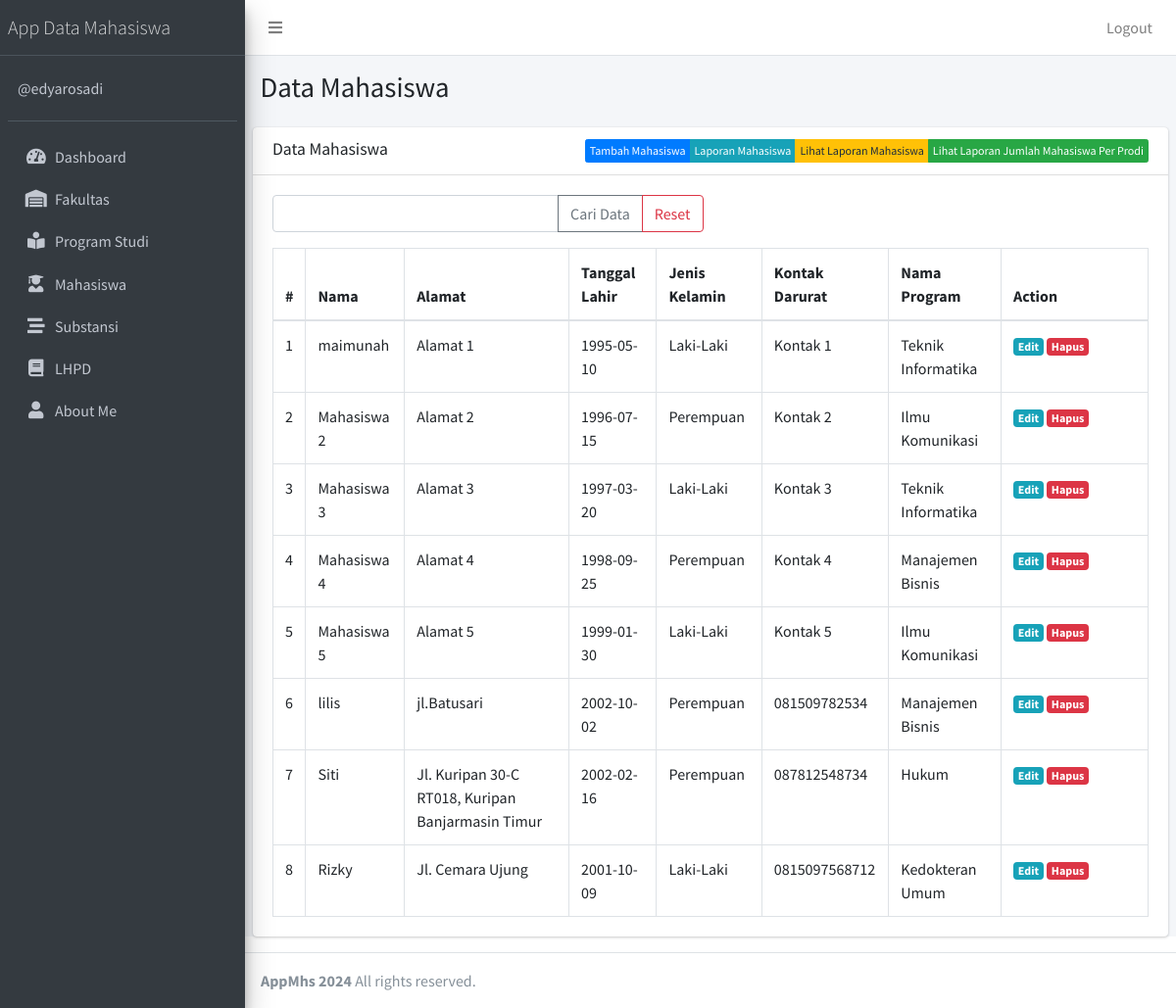
Before: /mahasiswa (signed in) with the older database file.
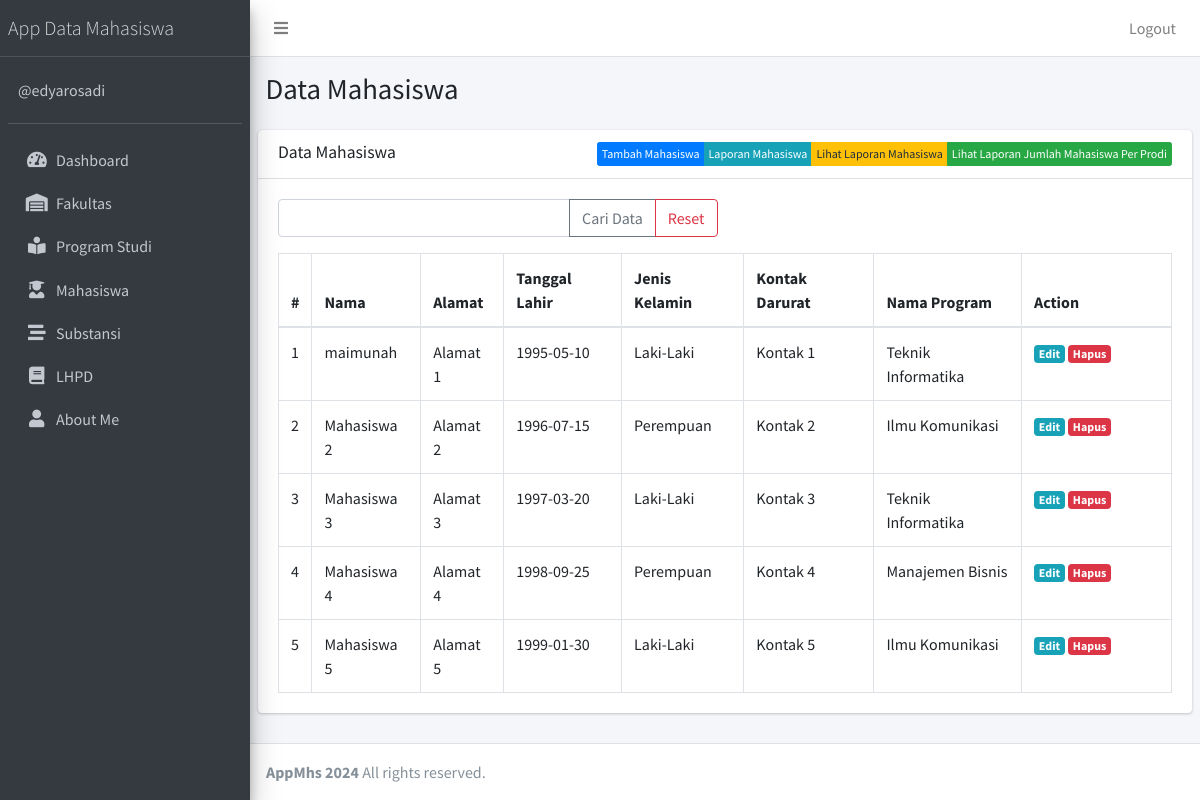
After: the same page with the newer database file.
### tables this page shows
CREATE TABLE `mahasiswa` (
  `MahasiswaID` int NOT NULL,
  `Nama` varchar(100) NOT NULL,
  `Alamat` varchar(255) DEFAULT NULL,
  `TanggalLahir` date DEFAULT NULL,
  `JenisKelamin` varchar(10) DEFAULT NULL,
  `KontakDarurat` varchar(50) DEFAULT NULL,
  `ProgramStudiID` int DEFAULT NULL
);

CREATE TABLE `programstudi` (
  `ProgramStudiID` int NOT NULL,
  `NamaProgram` varchar(100) NOT NULL,
  `FakultasID` int DEFAULT NULL
);

### app/core/Controller.php (called while the page is built, shortened)
<?php
class Controller
{
    public function view($view, $data = [])
    {
        require_once '../app/views/' . $view . '.php';
    }
    public function model($model)
    {
        return new $model;
    }
}

### app/controllers/Mahasiswa.php (called while the page is built, shortened)
<?php
class Mahasiswa extends Controller
{
    public function index()
    {
        $data['title'] = 'Data Mahasiswa';
        $data['mahasiswa'] = $this->model('MahasiswaModel')->getAllMahasiswa();
        $this->view('mahasiswa/index', $data);
    }
}

### app/core/App.php (called while the page is built, shortened)
<?php
class App
{
    protected $method = 'index';
    protected $params = [];
    public function __construct()
    {
        $this->controller = new $this->controller;
        call_user_func_array([$this->controller, $this->method], $this->params);
    }
}

### public/index.php (called while the page is built, shortened)
<?php
$app = new App;

### app/core/Database.php (called while the page is built, shortened)
<?php
class Database
{
    private $host = DB_HOST;
    private $user = DB_USER;
    private $pass = DB_PASS;
    private $dbnm = DB_NAME;
    private $dbh;
    private $stmt;
    public function __construct()
    {
        $dsn = 'mysql:host=' . $this->host . ';dbname=' . $this->dbnm;
        $option = [
            PDO::ATTR_PERSISTENT => true,
            PDO::ATTR_ERRMODE => PDO::ERRMODE_EXCEPTION
        ];
        try {
            $this->dbh = new PDO($dsn, $this->user, $this->pass, $option);
        } catch (PDOException $e) {
            die($e->getMessage());
        }
    }
    public function query($query)
    {
        $this->stmt = $this->dbh->prepare($query);
    }
    public function execute()
    {
        $this->stmt->execute();
    }
    public function resultSet()
    {
        $this->execute();
        return $this->stmt->fetchAll(PDO::FETCH_ASSOC);
    }
}

### app/models/MahasiswaModel.php (called while the page is built, shortened)
<?php
class MahasiswaModel
{
    private $table = 'mahasiswa';
    private $db;
    public function __construct()
    {
        $this->db = new Database;
    }
    public function getAllMahasiswa()
    {
        $this->db->query('SELECT mahasiswa.*, programstudi.NamaProgram FROM ' . $this->table . ' JOIN programstudi ON programstudi.ProgramStudiID = mahasiswa.ProgramStudiID');
        return $this->db->resultSet();
    }
}

### app/views/mahasiswa/index.php (the view, shortened to what the changed rows need)
<div class="content-wrapper">
    <section class="content-header">
        <div class="container-fluid">
            <div class="row mb-2">
                <div class="col-sm-6">
                    <h1><?= $data['title']; ?></h1>
                </div>
            </div>
        </div>
    </section>
    <section class="content">
        <div class="card">
            <div class="card-body">
                <table class="table table-bordered">
                    <thead>
                        <tr>
                            <th style="width:10px">#</th>
                            <th>Nama</th>
                            <th>Alamat</th>
                            <th>Tanggal Lahir</th>
                            <th>Jenis Kelamin</th>
                            <th>Kontak Darurat</th>
                            <th>Nama Program</th>
                            <th style="width:150px">Action</th>
                        </tr>
                    </thead>
                    <tbody>
                        <?php $no = 1; ?>
                        <?php foreach ($data['mahasiswa'] as $row) : ?>
                            <tr>
                                <td><?= $no; ?></td>
                                <td><?= $row['Nama']; ?></td>
                                <td><?= $row['Alamat']; ?></td>
                                <td><?= $row['TanggalLahir']; ?></td>
                                <td><?= $row['JenisKelamin']; ?></td>
                                <td><?= $row['KontakDarurat']; ?></td>
                                <td><?= $row['NamaProgram']; ?></td>
                                <td>
                                    <a href="<?= base_url; ?>/mahasiswa/edit/<?= $row['MahasiswaID'] ?>" class="badge badge-info">Edit</a>
                                    <a href="<?= base_url; ?>/mahasiswa/hapus/<?= $row['MahasiswaID'] ?>" class="badge badge-danger" onclick="return confirm('Hapus data?');">Hapus</a>
                                </td>
                            </tr>
                        <?php $no++;
                        endforeach; ?>
                    </tbody>
                </table>
            </div>
        </div>
    </section>
</div>

Changed rows visible on the page:
removed mahasiswa: Nama "lilis", Alamat "jl.Batusari", TanggalLahir "2002-10-02", JenisKelamin "Perempuan", KontakDarurat "081509782534", ProgramStudiID.NamaProgram "Manajemen Bisnis"
removed mahasiswa: Nama "Siti", Alamat "Jl. Kuripan 30-C RT018, Kuripan Banjarmasin Timur", TanggalLahir "2002-02-16", JenisKelamin "Perempuan", KontakDarurat "087812548734", ProgramStudiID.NamaProgram "Hukum"
removed mahasiswa: Nama "Rizky", Alamat "Jl. Cemara Ujung", TanggalLahir "2001-10-09", JenisKelamin "Laki-Laki", KontakDarurat "0815097568712", ProgramStudiID.NamaProgram "Kedokteran Umum"
